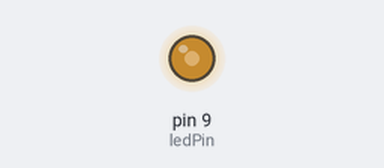
Recording of a sketch running on a simulated Arduino Uno, built with avr-gcc and run on an emulated ATmega328P. Shown: output pins drawn as LEDs (lit = HIGH).

Above: at 0.1 s.
Timing chart, 0 to 1.6 s (numbered marks = the images above):
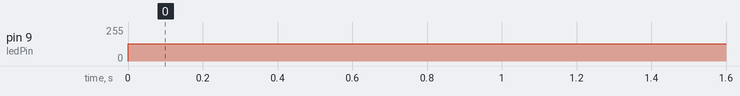

The sketch:

led.ino
```cpp
// led is connected to digital pin 9
int ledPin = 9;

void setup() {

  // The led is an output
  pinMode(ledPin, OUTPUT);

}

void loop() {

  // write an analog value to the led
  // 128 is approximately half of 255 and hence the led will be half of its full brightness
 analogWrite(ledPin,128);

}
```

Measured:
- by itself, pin 9 (ledPin): 0/255 → 128/255 at 0.00 s
